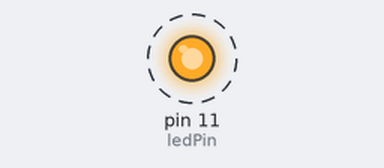
Simulated run of this program. Board: Raspberry Pi (header pin numbers). Shown: output pins drawn as LEDs (lit = HIGH). Dashed ring = blinking. What the program prints to the terminal is not drawn.

Above: at 0.5 s.
Timing chart, 0 to 4.6 s (numbered marks = the images above):
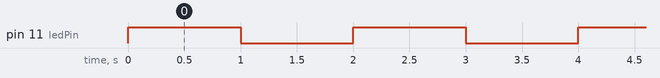

The program:

LEDblink.py
```python
import RPi.GPIO as GPIO #RPI.GPIO is GPIO
import time

ledPin = 11 #physical pin 11

def setup():
    GPIO.setmode(GPIO.BOARD) # Setting GPIO numbering of pins
    GPIO.setup(ledPin, GPIO.OUT)    # Set LED pin as OUTPUT
    GPIO.output(ledPin, GPIO.LOW)   # Set ledPin to LOW for turning off the LED

def loop():
    while True:
        print ('LED on')
        GPIO.output(ledPin, GPIO.HIGH)  #LED On
        time.sleep(1.0)
        print ('LED off')
        GPIO.output(ledPin, GPIO.LOW) #LED Off
        time.sleep(1.0)

def endprogram():
    GPIO.output(ledPin, GPIO.LOW)   #LED Off
    GPIO.cleanup() #Release resources

if __name__ == '__main__':
    setup()
    try:
        loop()
    except KeyboardInterrupt: # When 'Ctrl+C' is pressed, the destroy() will be executed.
        endprogram()
```

Measured:
- by itself, pin 11 (ledPin): alternates HIGH for 1.0 s and LOW for 1.0 s
